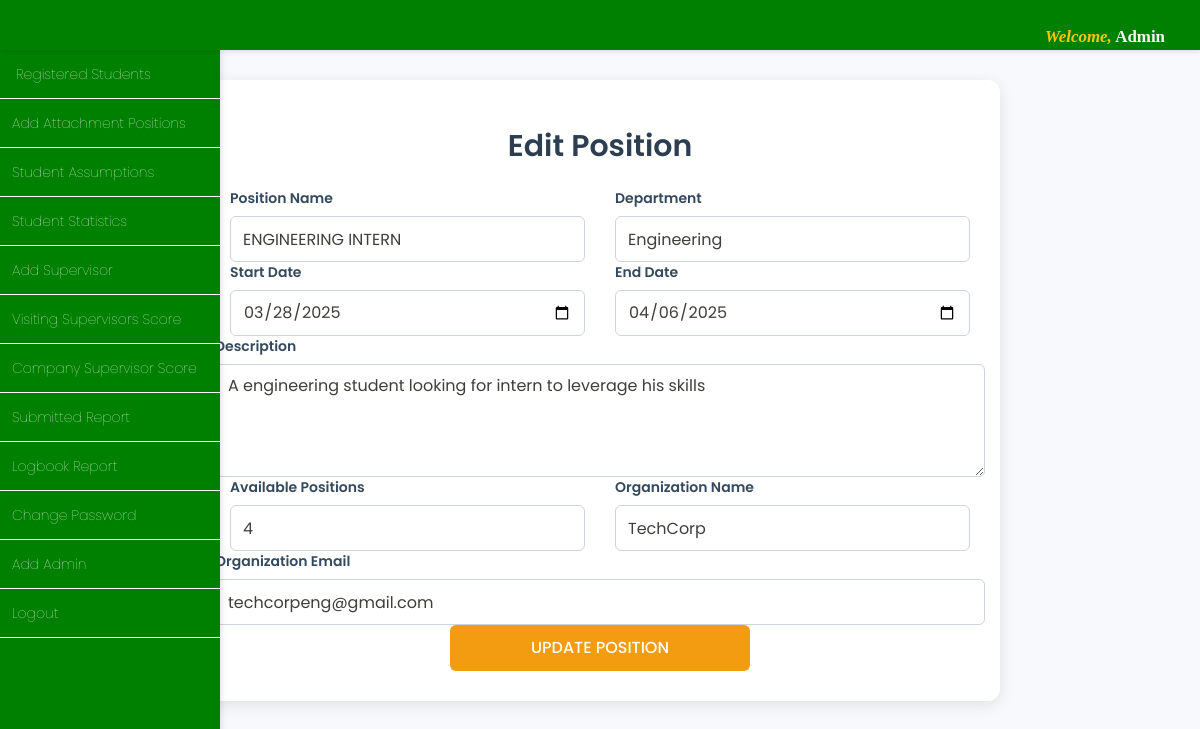
Page /iasms/edit_position.php?id=7 on the committed database.
### tables this page shows
CREATE TABLE `attachment_positions` (
  `id` int(11) NOT NULL,
  `position_name` varchar(255) NOT NULL,
  `department` varchar(255) NOT NULL,
  `start_date` date NOT NULL,
  `end_date` date NOT NULL,
  `description` text NOT NULL,
  `available_positions` int(11) NOT NULL,
  `organization_name` varchar(255) NOT NULL,
  `organization_email` varchar(255) NOT NULL,
  `status` enum('Active','Inactive') NOT NULL DEFAULT 'Active',
  `created_at` timestamp NOT NULL DEFAULT current_timestamp()
);

### iasms/edit_position.php (the view, shortened to what this page needs)
<?php
include 'database_connection/database_connection.php';
if (isset($_GET['id']) && is_numeric($_GET['id'])) {
    $id = $_GET['id'];
    $sql = "SELECT * FROM attachment_positions WHERE id = ?";
    $stmt = mysqli_prepare($conn, $sql);
    mysqli_stmt_bind_param($stmt, "i", $id);
    mysqli_stmt_execute($stmt);
    $result = mysqli_stmt_get_result($stmt);
    $position = mysqli_fetch_assoc($result);
} else {
    die("Invalid request.");
}
?>
<!DOCTYPE html>
<html lang="en">
<head>
  <link rel="stylesheet" href="../../css/bootstrap.min.css">
  <link rel="stylesheet" href="../../css/main_page_style.css">
</head>
<body>
  <div id="top-navigation">
    <div id="student_name">
      <span style="color:rgb(255, 198, 0);font-size:1.1em"><em>Welcome,</em> </span>
      <span style="font-family:serif"><?php echo "Admin"; ?></span>
    </div>
  </div>
  <div id="left_side_bar">
    <ul id="menu_list">
      <a class="menu_items_link" href="admin/view_registered_students/view_registered_students.php">
        <li class="menu_items_list" style="background-color:;padding-left:16px">Registered Students</li>
      </a>
      <a class="menu_items_link" href="../../add_position.php">
        <li class="menu_items_list">Add Attachment Positions</li>
      </a>
      <a class="menu_items_link" href="admin/students_assumptions/students_assumptions.php">
        <li class="menu_items_list">Student Assumptions</li>
      </a>
      <a class="menu_items_link" href="admin/student_stat/student_stat.php">
        <li class="menu_items_list">Student Statistics</li>
      </a>
      <a class="menu_items_link" href="../../add_supervisor.php">
        <li class="menu_items_list">Add Supervisor</li>
      </a>
      <a class="menu_items_link" href="admin/visiting_score/visiting_supervisors_score.php">
        <li class="menu_items_list">Visiting Supervisors Score</li>
      </a>
      <a class="menu_items_link" href="admin/company_score/company_supervisor_score.php">
        <li class="menu_items_list">Company Supervisor Score</li>
      </a>
      <a class="menu_items_link" href="../../admin_reports.php">
        <li class="menu_items_list">Submitted Report</li>
      </a>
      <a class="menu_items_link" href="../../logbook_report.php">
        <li class="menu_items_list">Logbook Report</li>
      </a>
      <a class="menu_items_link" href="admin/change_password/change_password.php">
        <li class="menu_items_list">Change Password</li>
      </a>
      <a class="menu_items_link" href="../../add_admin.php">
        <li class="menu_items_list">Add Admin</li>
      </a>
      <a class="menu_items_link" href="../../index.php">
        <li class="menu_items_list">Logout</li>
      </a>
    </ul>
  </div>
  <div class="container">
    <h2>Edit Position</h2>
    <form method="POST" action="">
      <div class="row g-3">
        <div class="col-md-6 mb-3">
          <label for="position_name" class="form-label">Position Name</label>
          <input type="text" class="form-control" id="position_name" name="position_name"
            value="<?php echo htmlspecialchars($position['position_name'] ?? ''); ?>"
            placeholder="e.g., Software Intern" required>
        </div>
        <div class="col-md-6 mb-3">
          <label for="department" class="form-label">Department</label>
          <input type="text" class="form-control" id="department" name="department"
            value="<?php echo htmlspecialchars($position['department'] ?? ''); ?>" placeholder="e.g., IT Department"
            required>
        </div>
        <div class="col-md-6 mb-3">
          <label for="start_date" class="form-label">Start Date</label>
          <input type="date" class="form-control" id="start_date" name="start_date"
            value="<?php echo htmlspecialchars($position['start_date'] ?? ''); ?>" required>
        </div>
        <div class="col-md-6 mb-3">
          <label for="end_date" class="form-label">End Date</label>
          <input type="date" class="form-control" id="end_date" name="end_date"
            value="<?php echo htmlspecialchars($position['end_date'] ?? ''); ?>" required>
        </div>
        <div class="col-12 mb-3">
          <label for="description" class="form-label">Description</label>
          <textarea class="form-control" id="description" name="description" rows="4"
            placeholder="Briefly describe the position..."
            required><?php echo htmlspecialchars($position['description'] ?? ''); ?></textarea>
        </div>
        <div class="col-md-6 mb-3">
          <label for="available_positions" class="form-label">Available Positions</label>
          <input type="number" class="form-control" id="available_positions" name="available_positions"
            value="<?php echo htmlspecialchars($position['available_positions'] ?? ''); ?>" min="1"
            placeholder="e.g., 5" required>
        </div>
        <div class="col-md-6 mb-3">
          <label for="organization_name" class="form-label">Organization Name</label>
          <input type="text" class="form-control" id="organization_name" name="organization_name"
            value="<?php echo htmlspecialchars($position['organization_name'] ?? ''); ?>" placeholder="e.g., TechCorp"
            required>
        </div>
        <div class="col-12 mb-4">
          <label for="organization_email" class="form-label">Organization Email</label>
          <input type="email" class="form-control" id="organization_email" name="organization_email"
            value="<?php echo htmlspecialchars($position['organization_email'] ?? ''); ?>"
            placeholder="e.g., contact@techcorp.com" required>
        </div>
        <div class="col-12 text-center">
          <button type="submit" name="update_position" class="btn btn-primary">Update Position</button>
        </div>
      </div>
    </form>
  </div>
</body>
</html>

### iasms/css/main_page_style.css (style rules this page uses)
* { margin: 0; padding: 0; }
#top-navigation { position: fixed; width: 100%; height: 50px; background-color: #00a651; box-shadow: 0 2px 10px; z-index: 4; }
#top-navigation #student_name { color: whitesmoke; float: right; margin-right: 20px; font-size: 1.1em; font-weight: bold; margin-top: 10px; font-family: serif; }
#left_side_bar { height: 92vh; float: left; margin-top: 50px; overflow: auto; background-color: #00a651; position: fixed; box-shadow: 3px 2px 4px; width: 200px; z-index: 2; }
#left_side_bar #menu_list a { text-decoration: none; color: white; font-size: 1em; }
#left_side_bar #menu_list li { text-decoration-style: none; padding: 14px 10px 14px 12px; border-bottom: 1px solid white; font-weight: lighter; }
@media only screen and (min-width: 320px) { #left_side_bar { width: 160px; } }
@media only screen and (min-width: 320px) { #left_side_bar #menu_list a { font-size: .8em; } }
@media only screen and (min-width: 320px) { #left_side_bar #menu_list li { padding: 14px 10px 14px 8px; } }
@media only screen and (min-width: 480px) { #left_side_bar { width: 160px; } }
@media only screen and (min-width: 480px) { #left_side_bar #menu_list a { font-size: .8em; } }
@media only screen and (min-width: 480px) { #left_side_bar #menu_list li { padding: 14px 10px 14px 8px; } }
@media only screen and (min-width: 992px) { #left_side_bar { width: 200px; } }
@media only screen and (min-width: 992px) { #left_side_bar #menu_list a { font-size: 1em; } }
@media only screen and (min-width: 992px) { #left_side_bar #menu_list li { padding: 14px 10px 14px 12px; } }
@media only screen and (min-width: 1200px) { #left_side_bar { width: 200px; } }
@media only screen and (min-width: 1200px) { #left_side_bar #menu_list a { font-size: 1em; } }
@media only screen and (min-width: 1200px) { #left_side_bar #menu_list li { padding: 14px 10px 14px 12px; } }

### iasms/edit_position.php (style rules this page uses)
body { font-family: 'Poppins', sans-serif; background-color: #f8f9fc; margin: 0; padding: 0; overflow-x: hidden; }
#top-navigation { position: fixed; top: 0; left: 0; width: 100%; background: green; color: #fff; padding: 15px; z-index: 1000; box-shadow: 0 2px 5px rgba(0, 0, 0, 0.1); }
#student_name span { font-size: 1.1em; }
#student_name span:first-child { color: rgb(255, 198, 0); }
#left_side_bar { position: fixed; top: 0; left: 0; width: 220px; height: 100vh; background: green; box-shadow: 2px 0 5px rgba(0, 0, 0, 0.1); z-index: 999; overflow-y: auto; }
#menu_list { list-style: none; padding: 0; margin: 0; }
.menu_items_list { padding: 15px 20px; color: white; cursor: pointer; transition: background 0.3s ease; }
.menu_items_link { text-decoration: none; color: inherit; display: block; }
.container { max-width: 800px; background-color: #ffffff; padding: 30px; border-radius: 12px; box-shadow: 0 4px 15px rgba(0, 0, 0, 0.1); margin: 80px auto 50px; }
h2 { color: #2c3e50; font-weight: 600; margin-bottom: 25px; text-align: center; }
.form-label { font-weight: 600; color: #34495e; margin-bottom: 8px; }
.form-control { border-radius: 6px; border: 1px solid #ced4da; padding: 10px 12px; font-size: 16px; transition: border-color 0.3s ease, box-shadow 0.3s ease; }
.form-control::placeholder { color: #6c757d; font-style: italic; }
textarea.form-control { resize: vertical; }
.btn-primary { background: #f39c12; border: none; padding: 12px 30px; font-size: 16px; font-weight: 500; border-radius: 6px; transition: background 0.3s ease, transform 0.2s ease; width: 100%; max-width: 300px; }

### rows in the picture
attachment_positions: position_name "ENGINEERING INTERN", department "Engineering", start_date "03/28/2025", end_date "04/06/2025", description "A engineering student looking for intern to leverage his skills", available_positions "4", organization_name "TechCorp", organization_email "techcorpeng@gmail.com"
